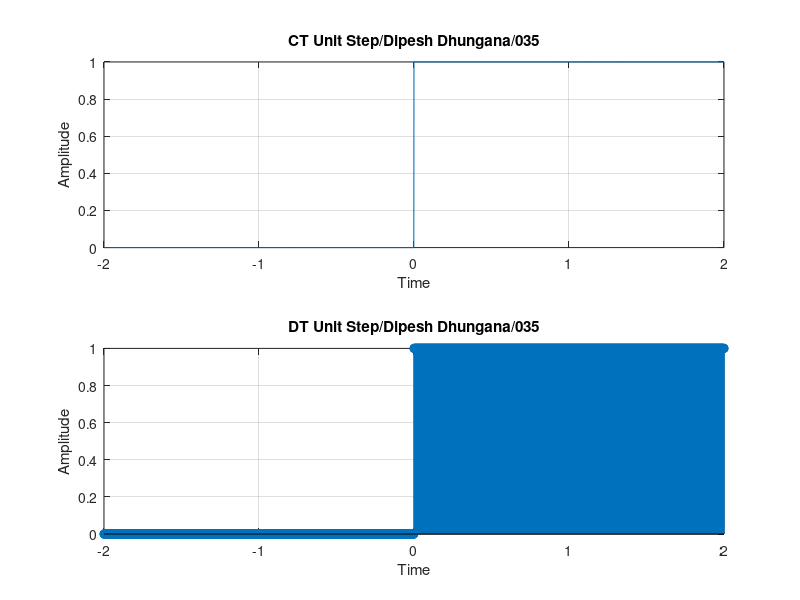

Write MATLAB code to recreate this figure.
%Qn 2  %
clc;
close all;
clear all;
i=1;
for t=-2:0.001:2
    if(t>=0)
        x(i)=1;
    else
        x(i)=0;
    end;
    i=i+1;
end;
t=-2:0.001:2;
subplot(2,1,1);
plot(t,x);
xlabel('Time');
ylabel('Amplitude');
title('CT Unit Step/Dipesh Dhungana/035');
grid on;
i=1;
for t=-2:0.001:2;
    if(t>=0)
        x(i)=1;
    else
        x(i)=0;
    end;
    i=i+1;
end;
t=-2:0.001:2;
subplot(2,1,2);
stem(t,x);
xlabel('Time');
ylabel('Amplitude');
title('DT Unit Step/Dipesh Dhungana/035');
grid on;